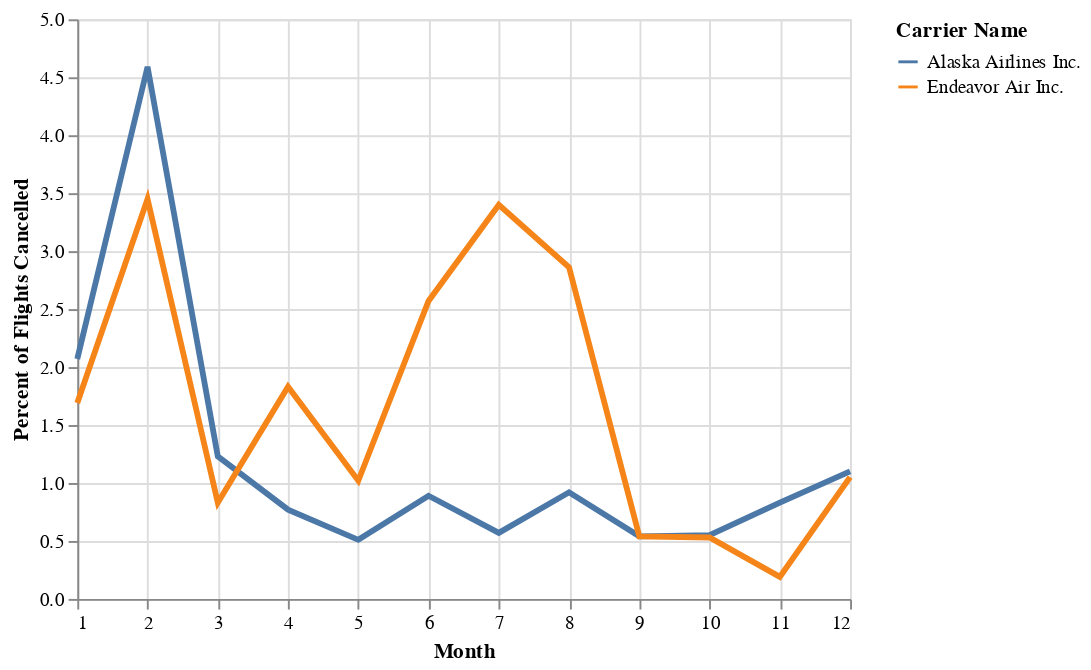

Notebook code cell kept with this figure:
### Code cell
plot_altair(['Alaska Airlines Inc.', 'Endeavor Air Inc.'])

### Figure 1 — Vega-Lite specification as saved in the notebook (floating-point values rounded to 4 significant figures)
{"config": {"view": {"continuousWidth": 400, "continuousHeight": 300}}, "data": {"name": "data-8bd9b0899e83bc1a5b9e8b3c4cfc1f02"}, "mark": {"type": "line", "size": 3}, "encoding": {"color": {"field": "carrier_name", "title": "Carrier Name", "type": "nominal"}, "x": {"field": "month", "title": "Month", "type": "quantitative"}, "y": {"field": "percent_cancelled", "title": "Percent of Flights Cancelled", "type": "quantitative"}}, "$schema": "https://vega.github.io/schema/vega-lite/v4.17.0.json", "datasets": {"data-8bd9b0899e83bc1a5b9e8b3c4cfc1f02": [{"Unnamed: 0": 0, "carrier_name": "Alaska Airlines Inc.", "month": 1, "arr_flights": 20740.0, "arr_cancelled": 429.0, "arr_diverted": 111.0, "percent_cancelled": 2.07, "percent_diverted": 0.54}, {"Unnamed: 0": 1, "carrier_name": "Alaska Airlines Inc.", "month": 10, "arr_flights": 22190.0, "arr_cancelled": 121.0, "arr_diverted": 47.0, "percent_cancelled": 0.55, "percent_diverted": 0.21}, {"Unnamed: 0": 2, "carrier_name": "Alaska Airlines Inc.", "month": 11, "arr_flights": 21010.0, "arr_cancelled": 175.0, "arr_diverted": 42.0, "percent_cancelled": 0.83, "percent_diverted": 0.2}, {"Unnamed: 0": 3, "carrier_name": "Alaska Airlines Inc.", "month": 12, "arr_flights": 21990.0, "arr_cancelled": 241.0, "arr_diverted": 51.0, "percent_cancelled": 1.1, "percent_diverted": 0.23}, {"Unnamed: 0": 4, "carrier_name": "Alaska Airlines Inc.", "month": 2, "arr_flights": 19030.0, "arr_cancelled": 874.0, "arr_diverted": 115.0, "percent_cancelled": 4.59, "percent_diverted": 0.6}, {"Unnamed: 0": 5, "carrier_name": "Alaska Airlines Inc.", "month": 3, "arr_flights": 21690.0, "arr_cancelled": 267.0, "arr_diverted": 45.0, "percent_cancelled": 1.23, "percent_diverted": 0.21}, {"Unnamed: 0": 6, "carrier_name": "Alaska Airlines Inc.", "month": 4, "arr_flights": 21300.0, "arr_cancelled": 164.0, "arr_diverted": 54.0, "percent_cancelled": 0.77, "percent_diverted": 0.25}, {"Unnamed: 0": 7, "carrier_name": "Alaska Airlines Inc.", "month": 5, "arr_flights": 22570.0, "arr_cancelled": 116.0, "arr_diverted": 43.0, "percent_cancelled": 0.51, "percent_diverted": 0.19}, {"Unnamed: 0": 8, "carrier_name": "Alaska Airlines Inc.", "month": 6, "arr_flights": 23270.0, "arr_cancelled": 206.0, "arr_diverted": 52.0, "percent_cancelled": 0.89, "percent_diverted": 0.22}, {"Unnamed: 0": 9, "carrier_name": "Alaska Airlines Inc.", "month": 7, "arr_flights": 24590.0, "arr_cancelled": 139.0, "arr_diverted": 66.0, "percent_cancelled": 0.57, "percent_diverted": 0.27}, {"Unnamed: 0": 10, "carrier_name": "Alaska Airlines Inc.", "month": 8, "arr_flights": 24690.0, "arr_cancelled": 228.0, "arr_diverted": 54.0, "percent_cancelled": 0.92, "percent_diverted": 0.22}, {"Unnamed: 0": 11, "carrier_name": "Alaska Airlines Inc.", "month": 9, "arr_flights": 21740.0, "arr_cancelled": 117.0, "arr_diverted": 44.0, "percent_cancelled": 0.54, "percent_diverted": 0.2}, {"Unnamed: 0": 48, "carrier_name": "Endeavor Air Inc.", "month": 1, "arr_flights": 20200.0, "arr_cancelled": 341.0, "arr_diverted": 36.0, "percent_cancelled": 1.69, "percent_diverted": 0.18}, {"Unnamed: 0": 49, "carrier_name": "Endeavor Air Inc.", "month": 10, "arr_flights": 21520.0, "arr_cancelled": 113.0, "arr_diverted": 28.0, "percent_cancelled": 0.53, "percent_diverted": 0.13}, {"Unnamed: 0": 50, "carrier_name": "Endeavor Air Inc.", "month": 11, "arr_flights": 20820.0, "arr_cancelled": 40.0, "arr_diverted": 23.0, "percent_cancelled": 0.19, "percent_diverted": 0.11}, {"Unnamed: 0": 51, "carrier_name": "Endeavor Air Inc.", "month": 12, "arr_flights": 23360.0, "arr_cancelled": 246.0, "arr_diverted": 57.0, "percent_cancelled": 1.05, "percent_diverted": 0.24}, {"Unnamed: 0": 52, "carrier_name": "Endeavor Air Inc.", "month": 2, "arr_flights": 18300.0, "arr_cancelled": 632.0, "arr_diverted": 40.0, "percent_cancelled": 3.45, "percent_diverted": 0.22}, {"Unnamed: 0": 53, "carrier_name": "Endeavor Air Inc.", "month": 3, "arr_flights": 22380.0, "arr_cancelled": 186.0, "arr_diverted": 38.0, "percent_cancelled": 0.83, "percent_diverted": 0.17}, {"Unnamed: 0": 54, "carrier_name": "Endeavor Air Inc.", "month": 4, "arr_flights": 21030.0, "arr_cancelled": 385.0, "arr_diverted": 63.0, "percent_cancelled": 1.83, "percent_diverted": 0.3}, {"Unnamed: 0": 55, "carrier_name": "Endeavor Air Inc.", "month": 5, "arr_flights": 21070.0, "arr_cancelled": 214.0, "arr_diverted": 30.0, "percent_cancelled": 1.02, "percent_diverted": 0.14}, {"Unnamed: 0": 56, "carrier_name": "Endeavor Air Inc.", "month": 6, "arr_flights": 21880.0, "arr_cancelled": 563.0, "arr_diverted": 83.0, "percent_cancelled": 2.57, "percent_diverted": 0.38}, {"Unnamed: 0": 57, "carrier_name": "Endeavor Air Inc.", "month": 7, "arr_flights": 22310.0, "arr_cancelled": 758.0, "arr_diverted": 50.0, "percent_cancelled": 3.4, "percent_diverted": 0.22}, {"Unnamed: 0": 58, "carrier_name": "Endeavor Air Inc.", "month": 8, "arr_flights": 23340.0, "arr_cancelled": 667.0, "arr_diverted": 48.0, "percent_cancelled": 2.86, "percent_diverted": 0.21}, {"Unnamed: 0": 59, "carrier_name": "Endeavor Air Inc.", "month": 9, "arr_flights": 20910.0, "arr_cancelled": 112.0, "arr_diverted": 31.0, "percent_cancelled": 0.54, "percent_diverted": 0.15}]}}
